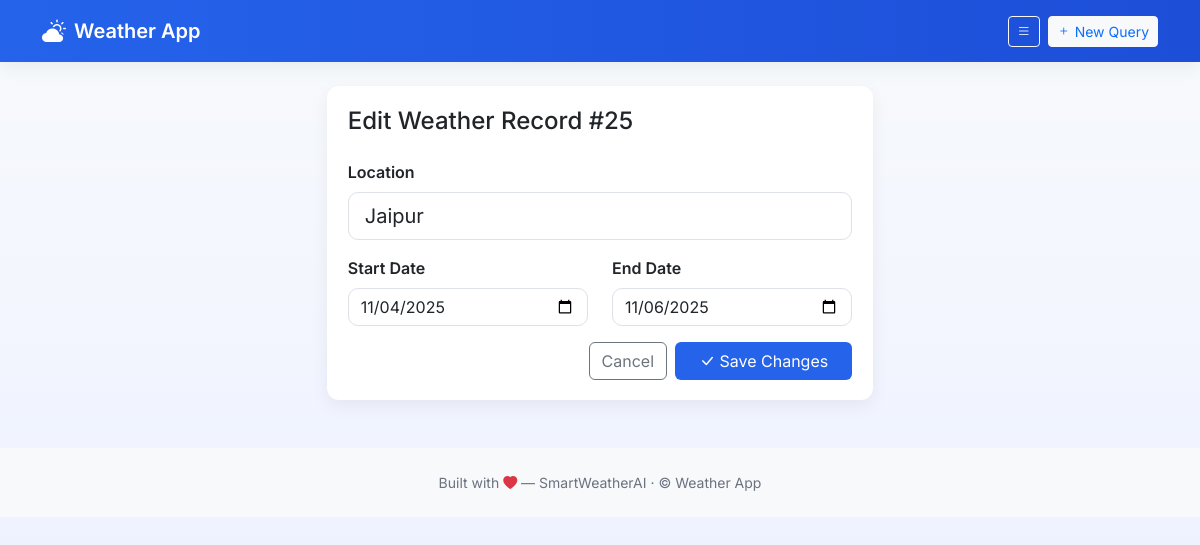
Page /edit/25 on the committed database.
### models.py (models this page shows, shortened)
class WeatherRequest(db.Model):
    __tablename__ = "weather_requests"
    id = db.Column(db.Integer, primary_key=True)
    user_input = db.Column(db.String(256), nullable=False)
    resolved_name = db.Column(db.String(256))
    lat = db.Column(db.Float)
    lon = db.Column(db.Float)
    start_date = db.Column(db.String(20))
    end_date = db.Column(db.String(20))
    weather_json = db.Column(db.Text)
    created_at = db.Column(db.DateTime, default=datetime.utcnow)
    ai_summary = db.Column(db.Text)

### app.py (the view, shortened to what this page needs)
@app.route("/edit/<int:id>", methods=["GET","POST"])
def edit(id):
    rec = WeatherRequest.query.get_or_404(id)
    return render_template("edit.html", rec=rec)

### templates/edit.html
{% extends "base.html" %}
{% block content %}
<div class="row justify-content-center">
    <div class="col-md-8 col-lg-6">
        <div class="card shadow-sm">
            <div class="card-body">
                <h4 class="card-title mb-4">Edit Weather Record #{{ rec.id }}</h4>
                <form method="post">
                    <div class="mb-3">
                        <label class="form-label fw-semibold">Location</label>
                        <input class="form-control form-control-lg" name="location" value="{{ rec.user_input }}">
                    </div>
                    <div class="row">
                        <div class="col-md-6">
                            <div class="mb-3">
                                <label class="form-label fw-semibold">Start Date</label>
                                <input class="form-control" type="date" name="start_date" value="{{ rec.start_date }}">
                            </div>
                        </div>
                        <div class="col-md-6">
                            <div class="mb-3">
                                <label class="form-label fw-semibold">End Date</label>
                                <input class="form-control" type="date" name="end_date" value="{{ rec.end_date }}">
                            </div>
                        </div>
                    </div>
                    <div class="d-grid gap-2 d-md-flex justify-content-md-end">
                        <a class="btn btn-outline-secondary" href="{{ url_for('view', id=rec.id) }}">Cancel</a>
                        <button class="btn btn-primary px-4" type="submit">
                            <i class="bi bi-check-lg"></i> Save Changes
                        </button>
                    </div>
                </form>
            </div>
        </div>
    </div>
</div>
{% endblock %}

### static/styles.css (style rules this page uses)
:root { --brand-500: #2563eb; --brand-600: #1d4ed8; --muted: #6b7280; --surface: #ffffff; --glass: rgba(255, 255, 255, 0.6); }
body { font-family: 'Inter', system-ui, -apple-system, 'Segoe UI', Roboto, 'Helvetica Neue', Arial; background: linear-gradient(180deg, #f8fafc 0%, #eef2ff 100%); padding-bottom: 60px; color: #0f172a; }
.card { border: none; border-radius: 12px; }
.card .card-body { padding: 1.3rem; }
h1, h2, h3, h4 { color: #0b1220; }
.btn-primary { background: var(--brand-500); border: none; }
.form-control { border-radius: 10px; box-shadow: none; }
.shadow-sm { box-shadow: 0 6px 18px rgba(2, 6, 23, 0.06) !important; }

### rows in the picture
WeatherRequest: id "25", location "Jaipur", start_date "11/04/2025", end_date "11/06/2025"

### other values in the picture
{{ config.get('APP_NAME',
            'Weather App') }} "Weather App"
